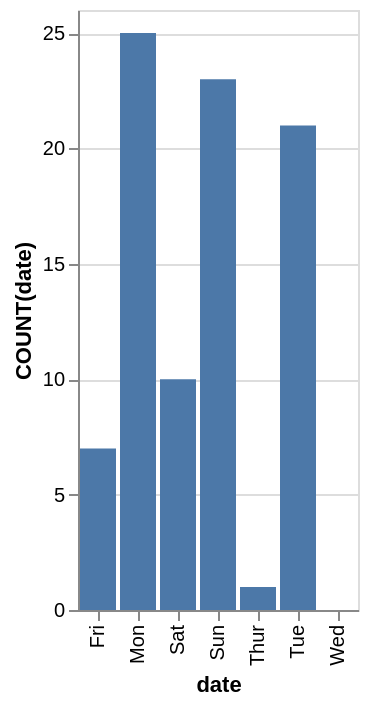

The Vega-Lite source for this figure:
### Vega-Lite specification from a JSON file in a GitHub repository (floating-point values rounded to 4 significant figures)
{"data": {"values": [{"x_data": "Mon", "y_data": 25}, {"x_data": "Tue", "y_data": 21}, {"x_data": "Wed", "y_data": 0}, {"x_data": "Thur", "y_data": 1}, {"x_data": "Fri", "y_data": 7}, {"x_data": "Sat", "y_data": 10}, {"x_data": "Sun", "y_data": 23}]}, "mark": "bar", "encoding": {"x": {"field": "x_data", "type": "nominal", "title": "date", "sort": "ascending"}, "y": {"field": "y_data", "type": "quantitative", "title": "COUNT(date)"}}}
